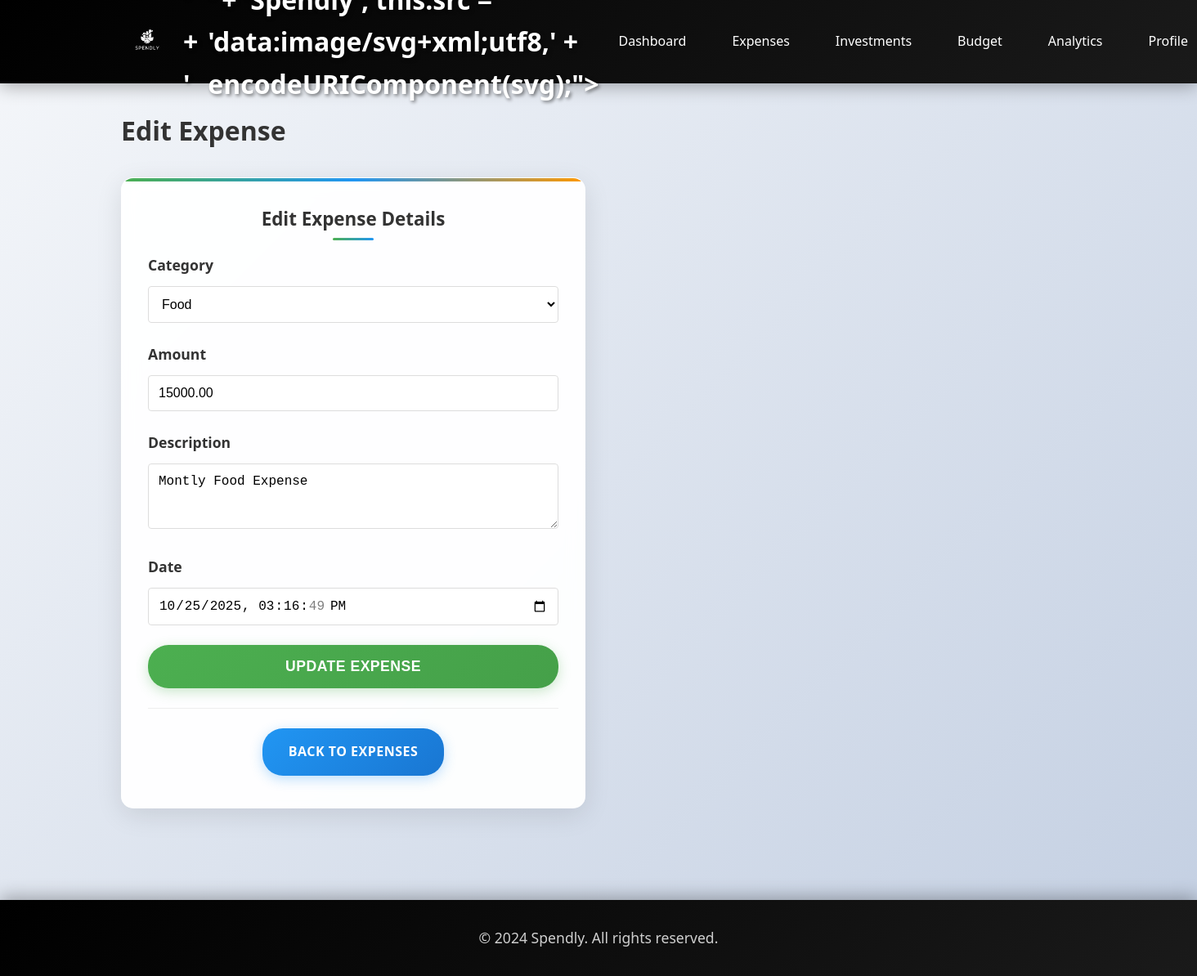
The page /expenses/edit/64/ (signed in) on the database its author committed.
### budget/models.py (models this page shows, shortened)
class Expense(models.Model):
    CATEGORY_CHOICES = [
        ('Food', 'Food'),
        ('Transport', 'Transport'),
        ('Shopping', 'Shopping'),
        ('Bills', 'Bills'),
        ('Entertainment', 'Entertainment'),
        ('Healthcare', 'Healthcare'),
        ('Education', 'Education'),
        ('Other', 'Other'),
    ]
    user = models.ForeignKey(User, on_delete=models.CASCADE)
    category = models.CharField(max_length=20, choices=CATEGORY_CHOICES)
    amount = models.DecimalField(max_digits=10, decimal_places=2)
    description = models.TextField()
    date = models.DateTimeField(default=timezone.now)
    month_year = models.CharField(max_length=7, help_text="Format: YYYY-MM")
    created_at = models.DateTimeField(auto_now_add=True)
    class Meta:
        ordering = ['-date']

### budget/views.py (the view)
# urls.py: path('expenses/edit/<int:expense_id>/', views.edit_expense, name='edit_expense'),
@login_required
def edit_expense(request, expense_id):
    expense = get_object_or_404(Expense, id=expense_id, user=request.user)
    if request.method == 'POST':
        form = ExpenseForm(request.POST, instance=expense)
        if form.is_valid():
            form.save()
            messages.success(request, 'Expense updated successfully!')
            return redirect('expense_list')
    else:
        form = ExpenseForm(instance=expense)
    return render(request, 'budget/edit_expense.html', {'form': form, 'expense': expense})

### budget/forms.py
class ExpenseForm(forms.ModelForm):
    class Meta:
        model = Expense
        fields = ['category', 'amount', 'description', 'date']
        widgets = {
            'category': forms.Select(attrs={
                'class': 'form-control'
            }),
            'amount': forms.NumberInput(attrs={
                'class': 'form-control',
                'placeholder': 'Enter amount',
                'step': '0.01',
                'min': '0'
            }),
            'description': forms.Textarea(attrs={
                'class': 'form-control',
                'rows': 3,
                'placeholder': 'Enter description'
            }),
            'date': forms.DateTimeInput(attrs={
                'class': 'form-control',
                'type': 'datetime-local'
            })
        }
    def __init__(self, *args, **kwargs):
        super().__init__(*args, **kwargs)
        if not self.instance.pk:
            from django.utils import timezone
            self.fields['date'].initial = timezone.now()

### budget/context_processors.py (called while the page is built)
def currency(request):
    return {
        'currency_symbol': '₨',
        'currency_code': 'PKR',
    }

### budget/templates/budget/edit_expense.html (shortened to what this page needs)
{% extends 'budget/base.html' %}
{% block content %}
<div class="row">
    <div class="col-12">
        <h1 style="margin-bottom: 2rem; color: #333;">Edit Expense</h1>
    </div>
</div>
<div class="row justify-content-center">
    <div class="col-6">
        <div class="card">
            <div class="card-header">Edit Expense Details</div>
            <form method="post">
                <div class="form-group">
                    <label class="form-label" for="{{ form.category.id_for_label }}">Category</label>
                    {{ form.category }}
                </div>
                <div class="form-group">
                    <label class="form-label" for="{{ form.amount.id_for_label }}">Amount</label>
                    {{ form.amount }}
                </div>
                <div class="form-group">
                    <label class="form-label" for="{{ form.description.id_for_label }}">Description</label>
                    {{ form.description }}
                </div>
                <div class="form-group">
                    <label class="form-label" for="{{ form.date.id_for_label }}">Date</label>
                    {{ form.date }}
                </div>
                <div class="form-group">
                    <button type="submit" class="btn btn-primary" style="width: 100%; padding: 1rem; font-size: 1.1rem;">
                        Update Expense
                    </button>
                </div>
            </form>
            <div class="text-center" style="margin-top: 1.5rem; padding-top: 1.5rem; border-top: 1px solid #eee;">
                <a href="{% url 'expense_list' %}" class="btn btn-secondary">Back to Expenses</a>
            </div>
        </div>
    </div>
</div>
{% endblock %}

### budget/templates/budget/base.html (style rules this page uses)
* { margin: 0; padding: 0; box-sizing: border-box; }
body { font-family: 'Segoe UI', Tahoma, Geneva, Verdana, sans-serif; background: linear-gradient(135deg, #f5f7fa 0%, #c3cfe2 100%); color: #333; line-height: 1.6; min-height: 100vh; }
.card { background: rgba(255, 255, 255, 0.95); border-radius: 15px; box-shadow: 0 8px 32px rgba(0,0,0,0.1); padding: 2rem; margin-bottom: 2rem; backdrop-filter: blur(10px); border: 1px solid rgba(255, 255, 255, 0.2); transition: all 0.3s ease; position: relative; overflow: hidden; }
.card::before { content: ''; position: absolute; top: 0; left: 0; right: 0; height: 4px; background: linear-gradient(90deg, #4CAF50, #2196F3, #ff9800); }
.card-header { font-size: 1.4rem; font-weight: 700; margin-bottom: 1.5rem; color: #333; text-align: center; position: relative; }
.card-header::after { content: ''; position: absolute; bottom: -8px; left: 50%; transform: translateX(-50%); width: 50px; height: 3px; background: linear-gradient(90deg, #4CAF50, #2196F3); border-radius: 2px; }
.form-group { margin-bottom: 1.5rem; position: relative; }
.form-label { display: block; margin-bottom: 0.75rem; font-weight: 600; color: #333; font-size: 1.1rem; }
.form-control { width: 100%; padding: 1rem 1.25rem; border: 2px solid #e1e5e9; border-radius: 10px; font-size: 1rem; transition: all 0.3s ease; background: rgba(255, 255, 255, 0.9); }
.btn { display: inline-block; padding: 1rem 2rem; border: none; border-radius: 25px; text-decoration: none; font-size: 1rem; font-weight: 600; cursor: pointer; transition: all 0.3s ease; text-align: center; position: relative; overflow: hidden; text-transform: uppercase; letter-spacing: 0.5px; }
.btn::before { content: ''; position: absolute; top: 0; left: -100%; width: 100%; height: 100%; background: linear-gradient(90deg, transparent, rgba(255,255,255,0.2), transparent); transition: left 0.5s; }
.btn-primary { background: linear-gradient(135deg, #4CAF50, #45a049); color: white; box-shadow: 0 4px 15px rgba(76, 175, 80, 0.3); }
.btn-secondary { background: linear-gradient(135deg, #2196F3, #1976D2); color: white; box-shadow: 0 4px 15px rgba(33, 150, 243, 0.3); }
.row { display: flex; flex-wrap: wrap; margin: 0 -1rem; }
.col-6 { flex: 0 0 50%; padding: 0 1rem; }
.col-12 { flex: 0 0 100%; padding: 0 1rem; }
.text-center { text-align: center; }

### budget/templates/budget/edit_expense.html (style rules this page uses)
.form-control { border: 1px solid #ddd; border-radius: 4px; padding: 0.75rem; font-size: 1rem; width: 100%; transition: border-color 0.3s; }

### rows shown on the page
Expense: category "Food", amount "15000.00", description "Montly Food Expense", date "10/25/2025 15:16:49"
